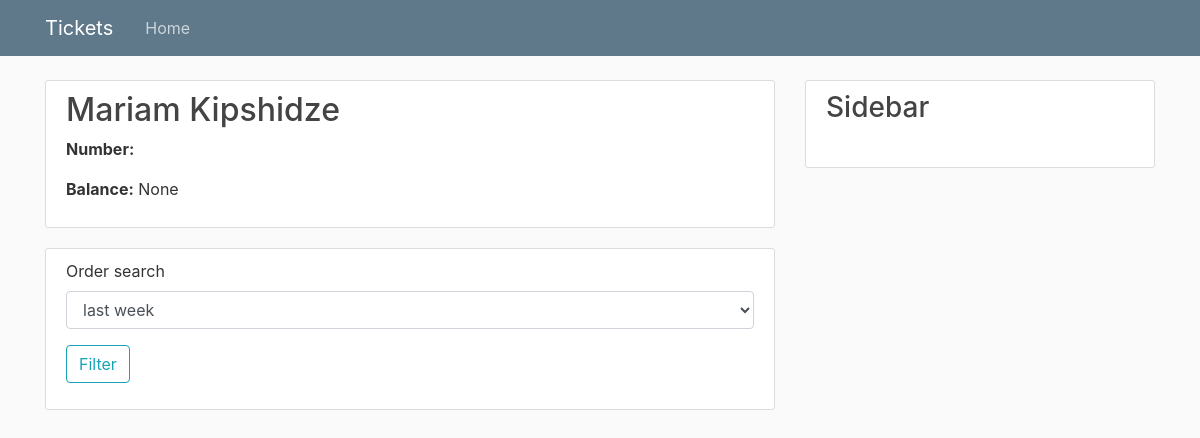
/ (signed in), run on an earlier commit of the app's database.
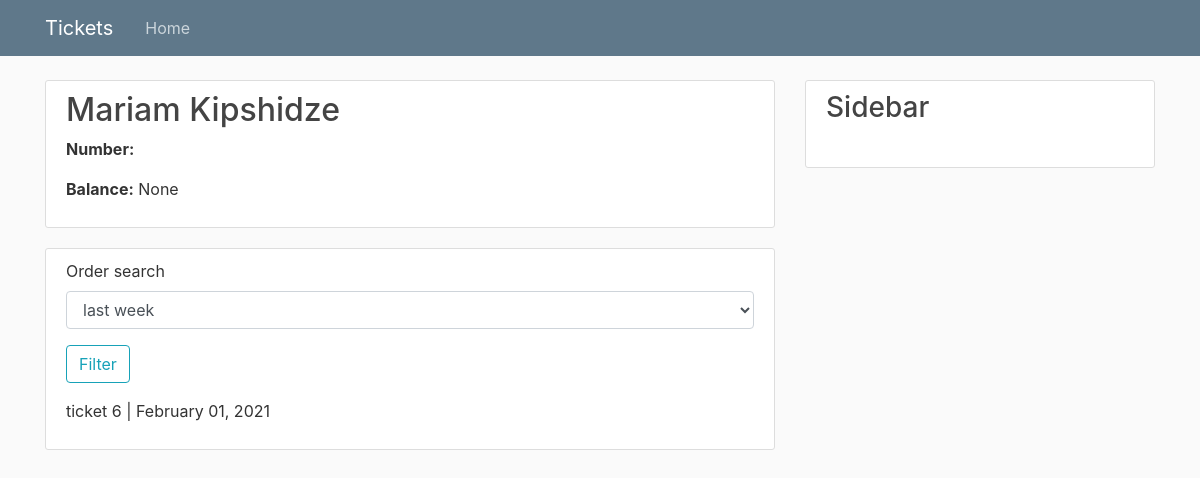
And on a later commit of the database.
### tickets_app/models.py (models this page shows, shortened)
class Ticket(models.Model):
    name = models.CharField(max_length=100, verbose_name=_("Name"))
    price = models.DecimalField(max_digits=4, decimal_places=2, verbose_name=_('Price'))
    start_date = models.DateTimeField(verbose_name=_("Start Date"))
    end_date = models.DateTimeField(verbose_name=_("End date"))
    barcode = models.PositiveSmallIntegerField(verbose_name=_("Barcode"), unique=True)
    class Meta:
        verbose_name = _('Ticket')
        verbose_name_plural = _('tickets')

### tickets_app/views.py (the view)
# urls.py: path("", ticket_views.profile, name="profile"),
@login_required
def profile(request: WSGIRequest) -> HttpResponse:
    user = request.user
    tickets = Ticket.objects.filter(tk_order__user=user)
    tickets_search_form = TicketsSearchForm()
    orders_info = {}
    if request.method == "GET":
        tickets_search_form = TicketsSearchForm(request.GET)
        if tickets_search_form.is_valid():
            data = tickets_search_form.cleaned_data["order_search"]
            if data == "1":
                orders_info = Ticket.objects.aggregate(spent_money=Sum("price", filter=Q(tk_order__user=user)))
                tickets = Ticket.objects.filter(Q(start_date__gte=(timezone.now()\
                - datetime.timedelta(weeks=1))),Q(tk_order__user=user)).order_by("-start_date")
            elif data == "2":
                orders_info = Ticket.objects.aggregate(spent_money=Sum("price", filter=Q(tk_order__user=user)))
                tickets = Ticket.objects.filter(Q(start_date__gte=(timezone.now()\
                 - datetime.timedelta(days=30))),Q(tk_order__user=user)).order_by("-start_date")
            elif data == "3":
                orders_info = Ticket.objects.aggregate(spent_money=Sum("price", filter=Q(tk_order__user=user)))
                tickets = Ticket.objects.filter(Q(start_date__gte=(timezone.now()\
                 - datetime.timedelta(days=365))), Q(tk_order__user=user)).order_by("-start_date")
    return render(request, 'tickets_app/profile.html', context={
        "user": user,
        "tickets": tickets,
        "tickets_search_form": tickets_search_form,
        "orders_info": orders_info
    })

### tickets_app/forms.py
class TicketsSearchForm(forms.Form):
    CHOICE = (("1", "last week"), ("2", "last month"), ("3", "last year"))
    order_search = forms.ChoiceField(choices=CHOICE, required=False)

### tickets_app/templates/tickets_app/profile.html (shortened to what this page needs)
{% extends "tickets_app/base.html" %}
{% load crispy_forms_tags %}
{% block content %}
<div class = "content-section">
  <h2>{{user.first_name}} {{user.last_name}}</h2>
  <p><strong>Number:</strong> {{user.mobile_number}}</p>
  <p><strong>Balance:</strong> {{user.balance}}</p>
</div>
<div class = "content-section">
    <div>
    <form method = "GET" action=".">
      {{tickets_search_form|crispy}}
      <div class = "form-group">
          <button class = "btn btn-outline-info" type = "submit">Filter</button>
      </div>
    </form>
    </div>
    {% for ticket in tickets %}
      <p>{{ticket.name}} | {{ticket.start_date|date:"F d, Y"}} </p>
    {% endfor %}
</div>
{% endblock content%}

What changed in the data, as far as the page shows it:
added Ticket: name "ticket 6", start_date "February 01, 2021"
